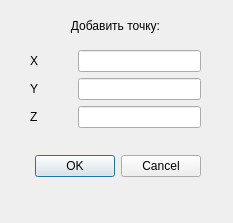
<?xml version="1.0" encoding="UTF-8"?>
<ui version="4.0">
 <class>AddPoint</class>
 <widget class="QDialog" name="AddPoint">
  <property name="geometry">
   <rect>
    <x>0</x>
    <y>0</y>
    <width>233</width>
    <height>223</height>
   </rect>
  </property>
  <property name="windowTitle">
   <string>Dialog</string>
  </property>
  <widget class="QDialogButtonBox" name="buttonBox">
   <property name="geometry">
    <rect>
     <x>20</x>
     <y>150</y>
     <width>181</width>
     <height>32</height>
    </rect>
   </property>
   <property name="orientation">
    <enum>Qt::Horizontal</enum>
   </property>
   <property name="standardButtons">
    <set>QDialogButtonBox::Cancel|QDialogButtonBox::Ok</set>
   </property>
  </widget>
  <widget class="QLabel" name="label">
   <property name="geometry">
    <rect>
     <x>30</x>
     <y>10</y>
     <width>171</width>
     <height>31</height>
    </rect>
   </property>
   <property name="text">
    <string>Добавить точку:</string>
   </property>
   <property name="scaledContents">
    <bool>false</bool>
   </property>
   <property name="alignment">
    <set>Qt::AlignCenter</set>
   </property>
   <property name="wordWrap">
    <bool>true</bool>
   </property>
  </widget>
  <widget class="QWidget" name="formLayoutWidget">
   <property name="geometry">
    <rect>
     <x>30</x>
     <y>50</y>
     <width>171</width>
     <height>91</height>
    </rect>
   </property>
   <layout class="QFormLayout" name="formLayout">
    <item row="0" column="0">
     <widget class="QLabel" name="label_2">
      <property name="text">
       <string>X          </string>
      </property>
     </widget>
    </item>
    <item row="0" column="1">
     <widget class="QLineEdit" name="_x"/>
    </item>
    <item row="1" column="0">
     <widget class="QLabel" name="label_3">
      <property name="text">
       <string>Y          </string>
      </property>
     </widget>
    </item>
    <item row="1" column="1">
     <widget class="QLineEdit" name="_y"/>
    </item>
    <item row="2" column="0">
     <widget class="QLabel" name="label_4">
      <property name="text">
       <string>Z</string>
      </property>
     </widget>
    </item>
    <item row="2" column="1">
     <widget class="QLineEdit" name="_z"/>
    </item>
   </layout>
  </widget>
 </widget>
 <resources/>
 <connections>
  <connection>
   <sender>buttonBox</sender>
   <signal>accepted()</signal>
   <receiver>AddPoint</receiver>
   <slot>accept()</slot>
   <hints>
    <hint type="sourcelabel">
     <x>248</x>
     <y>254</y>
    </hint>
    <hint type="destinationlabel">
     <x>157</x>
     <y>274</y>
    </hint>
   </hints>
  </connection>
  <connection>
   <sender>buttonBox</sender>
   <signal>rejected()</signal>
   <receiver>AddPoint</receiver>
   <slot>reject()</slot>
   <hints>
    <hint type="sourcelabel">
     <x>316</x>
     <y>260</y>
    </hint>
    <hint type="destinationlabel">
     <x>286</x>
     <y>274</y>
    </hint>
   </hints>
  </connection>
 </connections>
</ui>
